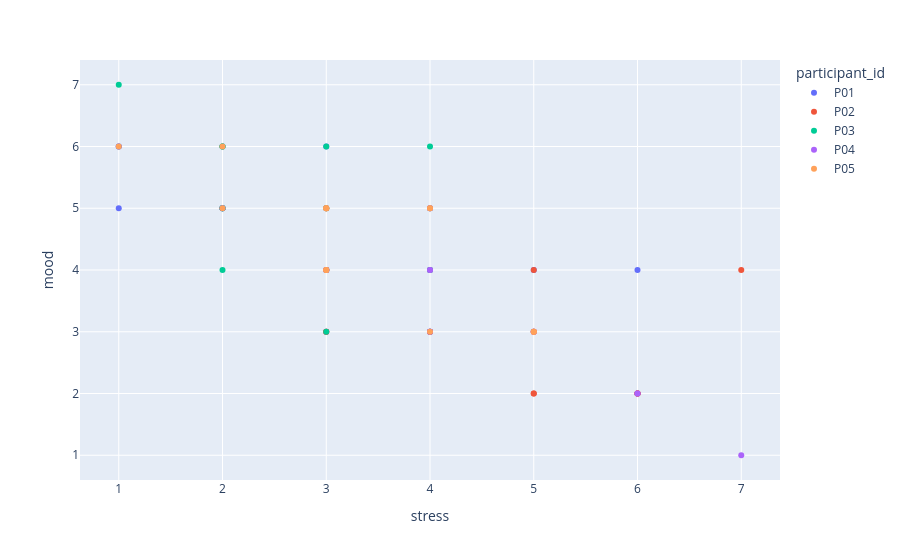
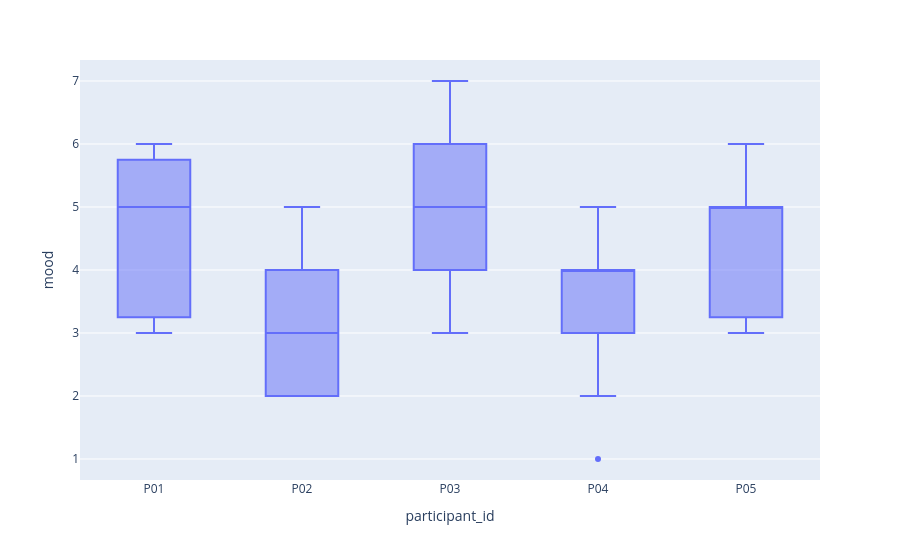
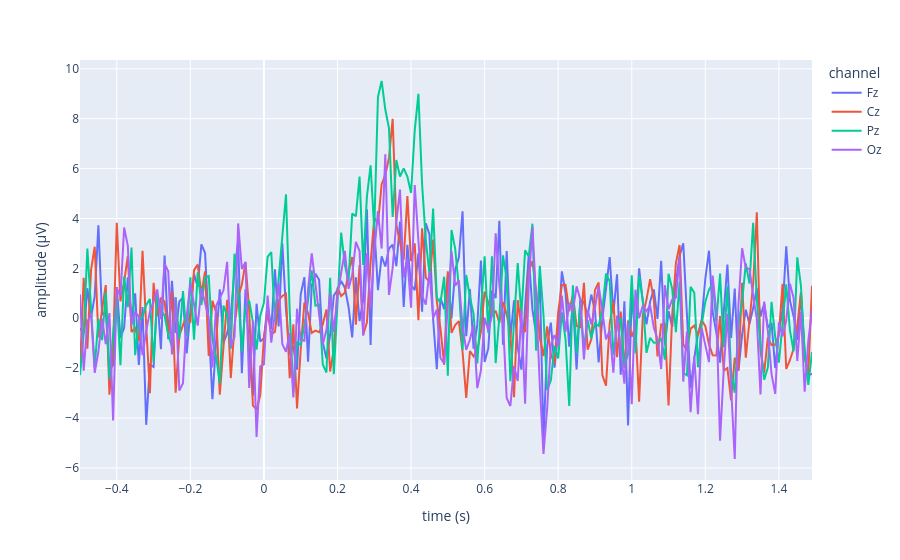
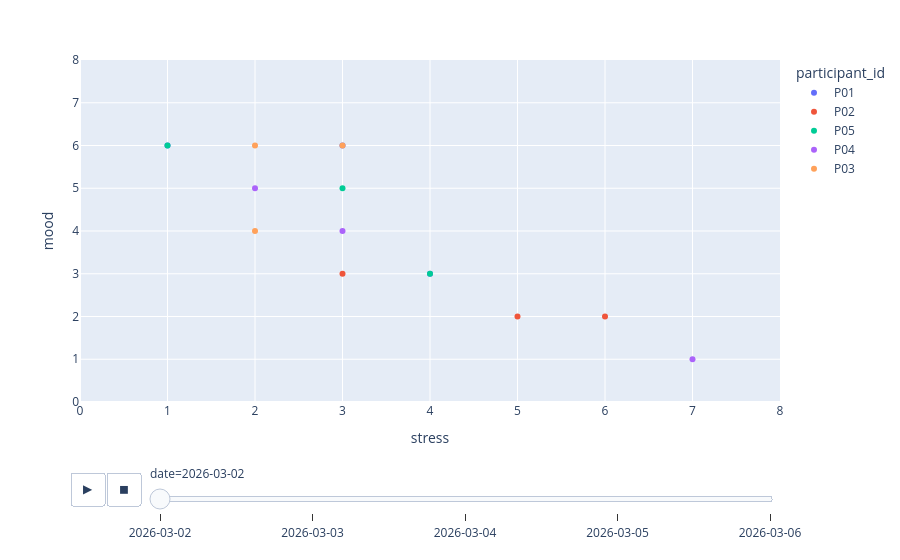

Notebook code for these charts, in order:
### Markdown cell above
### plotly

`plotly.express` works like seaborn (DataFrame + column names), but the plots are **interactive**: hover over points to see details, drag to zoom, double-click to reset, click on the legend to hide groups.

**Syntax**:

```python
import plotly.express as px

fig = px.scatter(df, x="stress", y="mood", color="participant_id",
                 hover_data=["date", "location"])   # extra info when hovering
fig.show()

px.line(df, x="time", y="Fz") # line plot
px.line(df, x="time", y=["Fz", "Cz"]) # several columns => several lines
px.box(df, x="location", y="mood")
px.histogram(df, x="mood")

fig.write_html("my_plot.html")  # save as an interactive file
```

**Your tasks ⬇**

### Code cell
import plotly.express as px

# 1. Make an interactive scatter plot of stress against mood, one color per participant.
#    Show the date and the location when hovering over a point.
# ---> Try zooming, hovering and hiding participants by clicking on the legend.
fig = px.scatter(esm, x="stress", y="mood", color="participant_id",
                 hover_data=["date", "location"])
fig.show()

# 2. Make an interactive box plot of mood per participant.
fig = px.box(esm, x="participant_id", y="mood")
fig.show()

# 3. Plot the baseline-corrected EEG (from the matplotlib tasks) with plotly:
#    - build a dict with a key "time" for `times` and one key per channel name for its signal
#      (hint: start with {"time": times} and add the channels in a for loop with zip())
#    - turn the dict into a DataFrame
#    - plot all channels with px.line()
#    Expected: a DataFrame with the shape (200, 5)
eeg_dict = {"time": times}
for name, signal in zip(channels, eeg_corrected):
    eeg_dict[name] = signal

eeg_df = pd.DataFrame(eeg_dict)
print(eeg_df.shape)

fig = px.line(eeg_df, x="time", y=channels,
              labels={"time": "time (s)", "value": "amplitude (µV)", "variable": "channel"})
fig.show()

# 4. Save the EEG plot as "eeg.html" and open the file in your browser.
fig.write_html("eeg.html")

# 5. Bonus: Add animation_frame="date" to your scatter plot from task 1 and press play.
#    (hint: sort the DataFrame by date first, and fix the axes with range_x=[0, 8] and range_y=[0, 8])
esm_sorted = esm.sort_values("date")
fig = px.scatter(esm_sorted, x="stress", y="mood", color="participant_id",
                 hover_data=["date", "location"], animation_frame="date",
                 range_x=[0, 8], range_y=[0, 8])
fig.show()

### Figure 1 — Plotly figure (JSON) as saved in the notebook; plotly's stock layout.template omitted (floating-point values rounded to 4 significant figures)
{"data": [{"customdata": [["2026-03-02", "home"], ["2026-03-02", "home"], ["2026-03-02", "work"], ["2026-03-03", "home"], ["2026-03-03", "park"], ["2026-03-03", "work"], ["2026-03-04", "home"], ["2026-03-04", "work"], ["2026-03-04", "park"], ["2026-03-05", "home"], ["2026-03-05", "park"], ["2026-03-05", "work"], ["2026-03-06", "work"], ["2026-03-06", "home"], ["2026-03-06", "home"]], "hovertemplate": "participant_id=P01<br>stress=%{x}<br>mood=%{y}<br>date=%{customdata[0]}<br>location=%{customdata[1]}<extra></extra>", "legendgroup": "P01", "marker": {"color": "#636efa", "symbol": "circle"}, "mode": "markers", "name": "P01", "orientation": "v", "showlegend": true, "type": "scatter", "x": [4, 3, 1, 3, 3, 4, 2, 6, 1, 3, 5, 2, 2, 1, 4], "xaxis": "x", "y": [3, 6, 6, 3, 4, 3, 5, 4, 6, 5, 4, 5, 6, 5, 3], "yaxis": "y"}, {"customdata": [["2026-03-02", "home"], ["2026-03-02", "work"], ["2026-03-02", "home"], ["2026-03-03", "work"], ["2026-03-03", "park"], ["2026-03-03", "park"], ["2026-03-04", "work"], ["2026-03-04", "work"], ["2026-03-04", "home"], ["2026-03-05", "work"], ["2026-03-05", "home"], ["2026-03-05", "work"], ["2026-03-06", "home"], ["2026-03-06", "work"], ["2026-03-06", "park"]], "hovertemplate": "participant_id=P02<br>stress=%{x}<br>mood=%{y}<br>date=%{customdata[0]}<br>location=%{customdata[1]}<extra></extra>", "legendgroup": "P02", "marker": {"color": "#EF553B", "symbol": "circle"}, "mode": "markers", "name": "P02", "orientation": "v", "showlegend": true, "type": "scatter", "x": [3, 6, 5, 5, 4, 3, 3, 5, 5, 7, 4, 6, 6, 6, 3], "xaxis": "x", "y": [3, 2, 2, 4, 3, 3, 4, 2, 3, 4, 4, 2, 2, 2, 5], "yaxis": "y"}, {"customdata": [["2026-03-02", "work"], ["2026-03-02", "home"], ["2026-03-02", "work"], ["2026-03-03", "home"], ["2026-03-03", "work"], ["2026-03-03", "home"], ["2026-03-04", "home"], ["2026-03-04", "home"], ["2026-03-04", "home"], ["2026-03-05", "home"], ["2026-03-05", "work"], ["2026-03-05", "park"], ["2026-03-06", "work"], ["2026-03-06", "work"], ["2026-03-06", "park"]], "hovertemplate": "participant_id=P03<br>stress=%{x}<br>mood=%{y}<br>date=%{customdata[0]}<br>location=%{customdata[1]}<extra></extra>", "legendgroup": "P03", "marker": {"color": "#00cc96", "symbol": "circle"}, "mode": "markers", "name": "P03", "orientation": "v", "showlegend": true, "type": "scatter", "x": [3, 2, 2, 4, 4, 2, 1, 2, 3, 2, 4, 3, 2, 4, 3], "xaxis": "x", "y": [6, 6, 4, 6, 5, 5, 7, 5, 4, 5, 4, 3, 6, 4, 5], "yaxis": "y"}, {"customdata": [["2026-03-02", "home"], ["2026-03-02", "park"], ["2026-03-02", "work"], ["2026-03-03", "home"], ["2026-03-03", "work"], ["2026-03-03", "work"], ["2026-03-04", "home"], ["2026-03-04", "work"], ["2026-03-04", "home"], ["2026-03-05", "home"], ["2026-03-05", "work"], ["2026-03-05", "work"], ["2026-03-06", "home"], ["2026-03-06", "work"], ["2026-03-06", "work"]], "hovertemplate": "participant_id=P04<br>stress=%{x}<br>mood=%{y}<br>date=%{customdata[0]}<br>location=%{customdata[1]}<extra></extra>", "legendgroup": "P04", "marker": {"color": "#ab63fa", "symbol": "circle"}, "mode": "markers", "name": "P04", "orientation": "v", "showlegend": true, "type": "scatter", "x": [7, 3, 2, 4, 4, 5, 6, 6, 3, 5, 5, 3, 4, 4, 4], "xaxis": "x", "y": [1, 4, 5, 4, 3, 3, 2, 2, 4, 3, 3, 4, 5, 4, 5], "yaxis": "y"}, {"customdata": [["2026-03-02", "home"], ["2026-03-02", "work"], ["2026-03-02", "work"], ["2026-03-03", "home"], ["2026-03-03", "work"], ["2026-03-03", "home"], ["2026-03-04", "home"], ["2026-03-04", "work"], ["2026-03-04", "work"], ["2026-03-05", "home"], ["2026-03-05", "work"], ["2026-03-05", "home"], ["2026-03-06", "work"], ["2026-03-06", "park"], ["2026-03-06", "home"]], "hovertemplate": "participant_id=P05<br>stress=%{x}<br>mood=%{y}<br>date=%{customdata[0]}<br>location=%{customdata[1]}<extra></extra>", "legendgroup": "P05", "marker": {"color": "#FFA15A", "symbol": "circle"}, "mode": "markers", "name": "P05", "orientation": "v", "showlegend": true, "type": "scatter", "x": [4, 3, 1, 3, 5, 2, 5, 3, 3, 4, 3, 3, 5, 4, 2], "xaxis": "x", "y": [3, 5, 6, 4, 3, 6, 3, 4, 5, 5, 4, 5, 3, 5, 5], "yaxis": "y"}], "layout": {"legend": {"title": {"text": "participant_id"}, "tracegroupgap": 0}, "margin": {"t": 60}, "xaxis": {"anchor": "y", "domain": [0, 1], "title": {"text": "stress"}}, "yaxis": {"anchor": "x", "domain": [0, 1], "title": {"text": "mood"}}}}

### Figure 2 — Plotly figure (JSON) as saved in the notebook; plotly's stock layout.template omitted (floating-point values rounded to 4 significant figures)
{"data": [{"alignmentgroup": "True", "hovertemplate": "participant_id=%{x}<br>mood=%{y}<extra></extra>", "legendgroup": "", "marker": {"color": "#636efa"}, "name": "", "notched": false, "offsetgroup": "", "orientation": "v", "showlegend": false, "type": "box", "x": ["P01", "P01", "P01", "P01", "P01", "P01", "P01", "P01", "P01", "P01", "P01", "P01", "P01", "P01", "P01", "P02", "P02", "P02", "P02", "P02", "P02", "P02", "P02", "P02", "P02", "P02", "P02", "P02", "P02", "P02", "P03", "P03", "P03", "P03", "P03", "P03", "P03", "P03", "P03", "P03", "P03", "P03", "P03", "P03", "P03", "P04", "P04", "P04", "P04", "P04", "P04", "P04", "P04", "P04", "P04", "P04", "P04", "P04", "P04", "P04", "P05", "P05", "P05", "P05", "P05", "P05", "P05", "P05", "P05", "P05", "P05", "P05", "P05", "P05", "P05"], "x0": " ", "xaxis": "x", "y": [3, 6, 6, 3, 4, 3, 5, 4, 6, 5, 4, 5, 6, 5, 3, 3, 2, 2, 4, 3, 3, 4, 2, 3, 4, 4, 2, 2, 2, 5, 6, 6, 4, 6, 5, 5, 7, 5, 4, 5, 4, 3, 6, 4, 5, 1, 4, 5, 4, 3, 3, 2, 2, 4, 3, 3, 4, 5, 4, 5, 3, 5, 6, 4, 3, 6, 3, 4, 5, 5, 4, 5, 3, 5, 5], "y0": " ", "yaxis": "y"}], "layout": {"boxmode": "group", "legend": {"tracegroupgap": 0}, "margin": {"t": 60}, "xaxis": {"anchor": "y", "domain": [0, 1], "title": {"text": "participant_id"}}, "yaxis": {"anchor": "x", "domain": [0, 1], "title": {"text": "mood"}}}}

### Figure 3 — Plotly figure (JSON) as saved in the notebook; plotly's stock layout.template omitted (floating-point values rounded to 4 significant figures; data arrays with more than 128 entries replaced by an {"elided": "..."} marker saying what was removed)
{"data": [{"hovertemplate": "channel=Fz<br>time (s)=%{x}<br>amplitude (µV)=%{y}<extra></extra>", "legendgroup": "Fz", "line": {"color": "#636efa", "dash": "solid"}, "marker": {"symbol": "circle"}, "mode": "lines", "name": "Fz", "orientation": "v", "showlegend": true, "type": "scatter", "x": {"elided": "200 float values"}, "xaxis": "x", "y": {"elided": "200 float values"}, "yaxis": "y"}, {"hovertemplate": "channel=Cz<br>time (s)=%{x}<br>amplitude (µV)=%{y}<extra></extra>", "legendgroup": "Cz", "line": {"color": "#EF553B", "dash": "solid"}, "marker": {"symbol": "circle"}, "mode": "lines", "name": "Cz", "orientation": "v", "showlegend": true, "type": "scatter", "x": {"elided": "200 float values"}, "xaxis": "x", "y": {"elided": "200 float values"}, "yaxis": "y"}, {"hovertemplate": "channel=Pz<br>time (s)=%{x}<br>amplitude (µV)=%{y}<extra></extra>", "legendgroup": "Pz", "line": {"color": "#00cc96", "dash": "solid"}, "marker": {"symbol": "circle"}, "mode": "lines", "name": "Pz", "orientation": "v", "showlegend": true, "type": "scatter", "x": {"elided": "200 float values"}, "xaxis": "x", "y": {"elided": "200 float values"}, "yaxis": "y"}, {"hovertemplate": "channel=Oz<br>time (s)=%{x}<br>amplitude (µV)=%{y}<extra></extra>", "legendgroup": "Oz", "line": {"color": "#ab63fa", "dash": "solid"}, "marker": {"symbol": "circle"}, "mode": "lines", "name": "Oz", "orientation": "v", "showlegend": true, "type": "scatter", "x": {"elided": "200 float values"}, "xaxis": "x", "y": {"elided": "200 float values"}, "yaxis": "y"}], "layout": {"legend": {"title": {"text": "channel"}, "tracegroupgap": 0}, "margin": {"t": 60}, "xaxis": {"anchor": "y", "domain": [0, 1], "title": {"text": "time (s)"}}, "yaxis": {"anchor": "x", "domain": [0, 1], "title": {"text": "amplitude (µV)"}}}}

### Figure 4 — Plotly figure (JSON) as saved in the notebook; plotly's stock layout.template omitted (floating-point values rounded to 4 significant figures)
{"data": [{"customdata": [["2026-03-02", "home"], ["2026-03-02", "work"], ["2026-03-02", "home"]], "hovertemplate": "participant_id=P01<br>date=%{customdata[0]}<br>stress=%{x}<br>mood=%{y}<br>location=%{customdata[1]}<extra></extra>", "legendgroup": "P01", "marker": {"color": "#636efa", "symbol": "circle"}, "mode": "markers", "name": "P01", "orientation": "v", "showlegend": true, "type": "scatter", "x": [4, 1, 3], "xaxis": "x", "y": [3, 6, 6], "yaxis": "y"}, {"customdata": [["2026-03-02", "home"], ["2026-03-02", "work"], ["2026-03-02", "home"]], "hovertemplate": "participant_id=P02<br>date=%{customdata[0]}<br>stress=%{x}<br>mood=%{y}<br>location=%{customdata[1]}<extra></extra>", "legendgroup": "P02", "marker": {"color": "#EF553B", "symbol": "circle"}, "mode": "markers", "name": "P02", "orientation": "v", "showlegend": true, "type": "scatter", "x": [5, 6, 3], "xaxis": "x", "y": [2, 2, 3], "yaxis": "y"}, {"customdata": [["2026-03-02", "home"], ["2026-03-02", "work"], ["2026-03-02", "work"]], "hovertemplate": "participant_id=P05<br>date=%{customdata[0]}<br>stress=%{x}<br>mood=%{y}<br>location=%{customdata[1]}<extra></extra>", "legendgroup": "P05", "marker": {"color": "#00cc96", "symbol": "circle"}, "mode": "markers", "name": "P05", "orientation": "v", "showlegend": true, "type": "scatter", "x": [4, 3, 1], "xaxis": "x", "y": [3, 5, 6], "yaxis": "y"}, {"customdata": [["2026-03-02", "work"], ["2026-03-02", "park"], ["2026-03-02", "home"]], "hovertemplate": "participant_id=P04<br>date=%{customdata[0]}<br>stress=%{x}<br>mood=%{y}<br>location=%{customdata[1]}<extra></extra>", "legendgroup": "P04", "marker": {"color": "#ab63fa", "symbol": "circle"}, "mode": "markers", "name": "P04", "orientation": "v", "showlegend": true, "type": "scatter", "x": [2, 3, 7], "xaxis": "x", "y": [5, 4, 1], "yaxis": "y"}, {"customdata": [["2026-03-02", "work"], ["2026-03-02", "home"], ["2026-03-02", "work"]], "hovertemplate": "participant_id=P03<br>date=%{customdata[0]}<br>stress=%{x}<br>mood=%{y}<br>location=%{customdata[1]}<extra></extra>", "legendgroup": "P03", "marker": {"color": "#FFA15A", "symbol": "circle"}, "mode": "markers", "name": "P03", "orientation": "v", "showlegend": true, "type": "scatter", "x": [3, 2, 2], "xaxis": "x", "y": [6, 6, 4], "yaxis": "y"}], "layout": {"legend": {"title": {"text": "participant_id"}, "tracegroupgap": 0}, "margin": {"t": 60}, "sliders": [{"active": 0, "currentvalue": {"prefix": "date="}, "len": 0.9, "pad": {"b": 10, "t": 60}, "steps": [{"args": [["2026-03-02"], {"frame": {"duration": 0, "redraw": false}, "fromcurrent": true, "mode": "immediate", "transition": {"duration": 0, "easing": "linear"}}], "label": "2026-03-02", "method": "animate"}, {"args": [["2026-03-03"], {"frame": {"duration": 0, "redraw": false}, "fromcurrent": true, "mode": "immediate", "transition": {"duration": 0, "easing": "linear"}}], "label": "2026-03-03", "method": "animate"}, {"args": [["2026-03-04"], {"frame": {"duration": 0, "redraw": false}, "fromcurrent": true, "mode": "immediate", "transition": {"duration": 0, "easing": "linear"}}], "label": "2026-03-04", "method": "animate"}, {"args": [["2026-03-05"], {"frame": {"duration": 0, "redraw": false}, "fromcurrent": true, "mode": "immediate", "transition": {"duration": 0, "easing": "linear"}}], "label": "2026-03-05", "method": "animate"}, {"args": [["2026-03-06"], {"frame": {"duration": 0, "redraw": false}, "fromcurrent": true, "mode": "immediate", "transition": {"duration": 0, "easing": "linear"}}], "label": "2026-03-06", "method": "animate"}], "x": 0.1, "xanchor": "left", "y": 0, "yanchor": "top"}], "updatemenus": [{"buttons": [{"args": [null, {"frame": {"duration": 500, "redraw": false}, "fromcurrent": true, "mode": "immediate", "transition": {"duration": 500, "easing": "linear"}}], "label": "&#9654;", "method": "animate"}, {"args": [[null], {"frame": {"duration": 0, "redraw": false}, "fromcurrent": true, "mode": "immediate", "transition": {"duration": 0, "easing": "linear"}}], "label": "&#9724;", "method": "animate"}], "direction": "left", "pad": {"r": 10, "t": 70}, "showactive": false, "type": "buttons", "x": 0.1, "xanchor": "right", "y": 0, "yanchor": "top"}], "xaxis": {"anchor": "y", "domain": [0, 1], "range": [0, 8], "title": {"text": "stress"}}, "yaxis": {"anchor": "x", "domain": [0, 1], "range": [0, 8], "title": {"text": "mood"}}}}
